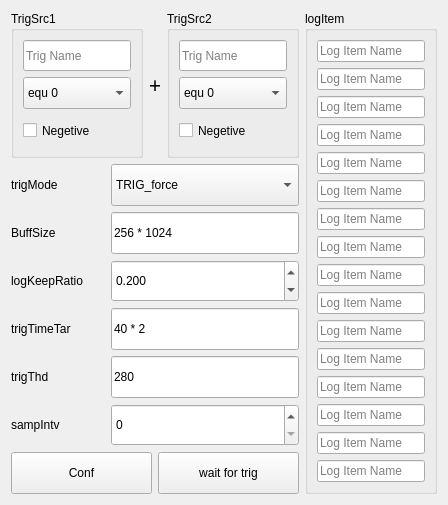
      <widget class="QWidget" name="tab_2">
       <attribute name="title">
        <string>trig</string>
       </attribute>
       <layout class="QHBoxLayout" name="horizontalLayout_18">
        <item>
         <layout class="QVBoxLayout" name="verticalLayout_13" stretch="7,2,2,2,2,2,2,2">
          <item>
           <layout class="QHBoxLayout" name="horizontalLayout_10">
            <item>
             <widget class="QGroupBox" name="groupBox_10">
              <property name="title">
               <string>TrigSrc1</string>
              </property>
              <layout class="QVBoxLayout" name="verticalLayout">
               <item>
                <widget class="QLineEdit" name="lineEdit_S">
                 <property name="sizePolicy">
                  <sizepolicy hsizetype="Expanding" vsizetype="Preferred">
                   <horstretch>0</horstretch>
                   <verstretch>0</verstretch>
                  </sizepolicy>
                 </property>
                 <property name="placeholderText">
                  <string>Trig Name</string>
                 </property>
                </widget>
               </item>
               <item>
                <widget class="QComboBox" name="comboBox">
                 <property name="sizePolicy">
                  <sizepolicy hsizetype="Preferred" vsizetype="Preferred">
                   <horstretch>0</horstretch>
                   <verstretch>0</verstretch>
                  </sizepolicy>
                 </property>
                 <property name="currentIndex">
                  <number>5</number>
                 </property>
                 <item>
                  <property name="text">
                   <string>int16</string>
                  </property>
                 </item>
                 <item>
                  <property name="text">
                   <string>uint16</string>
                  </property>
                 </item>
                 <item>
                  <property name="text">
                   <string>int32</string>
                  </property>
                 </item>
                 <item>
                  <property name="text">
                   <string>uint32</string>
                  </property>
                 </item>
                 <item>
                  <property name="text">
                   <string>float</string>
                  </property>
                 </item>
                 <item>
                  <property name="text">
                   <string>equ 0</string>
                  </property>
                 </item>
                </widget>
               </item>
               <item>
                <widget class="QCheckBox" name="checkBox">
                 <property name="sizePolicy">
                  <sizepolicy hsizetype="Minimum" vsizetype="Preferred">
                   <horstretch>0</horstretch>
                   <verstretch>0</verstretch>
                  </sizepolicy>
                 </property>
                 <property name="text">
                  <string>Negetive</string>
                 </property>
                </widget>
               </item>
              </layout>
             </widget>
            </item>
            <item>
             <widget class="QLabel" name="label">
              <property name="font">
               <font>
                <family>Adobe Heiti Std</family>
                <pointsize>16</pointsize>
               </font>
              </property>
              <property name="text">
               <string>+</string>
              </property>
             </widget>
            </item>
            <item>
             <widget class="QGroupBox" name="groupBox_11">
              <property name="title">
               <string>TrigSrc2</string>
              </property>
              <layout class="QVBoxLayout" name="verticalLayout_11">
               <item>
                <widget class="QLineEdit" name="lineEdit_S_2">
                 <property name="sizePolicy">
                  <sizepolicy hsizetype="Expanding" vsizetype="Preferred">
                   <horstretch>0</horstretch>
                   <verstretch>0</verstretch>
                  </sizepolicy>
                 </property>
                 <property name="placeholderText">
                  <string>Trig Name</string>
                 </property>
                </widget>
               </item>
               <item>
                <widget class="QComboBox" name="comboBox_2">
                 <property name="sizePolicy">
                  <sizepolicy hsizetype="Preferred" vsizetype="Preferred">
                   <horstretch>0</horstretch>
                   <verstretch>0</verstretch>
                  </sizepolicy>
                 </property>
                 <property name="currentIndex">
                  <number>5</number>
                 </property>
                 <item>
                  <property name="text">
                   <string>int16</string>
                  </property>
                 </item>
                 <item>
                  <property name="text">
                   <string>uint16</string>
                  </property>
                 </item>
                 <item>
                  <property name="text">
                   <string>int32</string>
                  </property>
                 </item>
                 <item>
                  <property name="text">
                   <string>uint32</string>
                  </property>
                 </item>
                 <item>
                  <property name="text">
                   <string>float</string>
                  </property>
                 </item>
                 <item>
                  <property name="text">
                   <string>equ 0</string>
                  </property>
                 </item>
                </widget>
               </item>
               <item>
                <widget class="QCheckBox" name="checkBox_2">
                 <property name="sizePolicy">
                  <sizepolicy hsizetype="Minimum" vsizetype="Preferred">
                   <horstretch>0</horstretch>
                   <verstretch>0</verstretch>
                  </sizepolicy>
                 </property>
                 <property name="text">
                  <string>Negetive</string>
                 </property>
                </widget>
               </item>
              </layout>
             </widget>
            </item>
           </layout>
          </item>
          <item>
           <layout class="QHBoxLayout" name="horizontalLayout_17" stretch="1,2">
            <item>
             <widget class="QLabel" name="label_7">
              <property name="text">
               <string>trigMode</string>
              </property>
             </widget>
            </item>
            <item>
             <widget class="QComboBox" name="comboBox_trigMode">
              <property name="sizePolicy">
               <sizepolicy hsizetype="Preferred" vsizetype="Preferred">
                <horstretch>0</horstretch>
                <verstretch>0</verstretch>
               </sizepolicy>
              </property>
              <item>
               <property name="text">
                <string>TRIG_force</string>
               </property>
              </item>
              <item>
               <property name="text">
                <string>TRIG_edge_up</string>
               </property>
              </item>
              <item>
               <property name="text">
                <string>TRIG_edge_down</string>
               </property>
              </item>
              <item>
               <property name="text">
                <string>TRIG_edge_both</string>
               </property>
              </item>
              <item>
               <property name="text">
                <string>TRIG_pulse_highLong</string>
               </property>
              </item>
              <item>
               <property name="text">
                <string>TRIG_pulse_highShort</string>
               </property>
              </item>
              <item>
               <property name="text">
                <string>TRIG_pulse_lowLong</string>
               </property>
              </item>
              <item>
               <property name="text">
                <string>TRIG_pulse_lowShort</string>
               </property>
              </item>
             </widget>
            </item>
           </layout>
          </item>
          <item>
           <layout class="QHBoxLayout" name="horizontalLayout_11" stretch="1,2">
            <item>
             <widget class="QLabel" name="label_2">
              <property name="text">
               <string>BuffSize</string>
              </property>
             </widget>
            </item>
            <item>
             <widget class="QLineEdit" name="lineEdit_buffSize">
              <property name="sizePolicy">
               <sizepolicy hsizetype="Expanding" vsizetype="Preferred">
                <horstretch>0</horstretch>
                <verstretch>0</verstretch>
               </sizepolicy>
              </property>
              <property name="text">
               <string>256 * 1024</string>
              </property>
             </widget>
            </item>
           </layout>
          </item>
          <item>
           <layout class="QHBoxLayout" name="horizontalLayout_12" stretch="1,2">
            <item>
             <widget class="QLabel" name="label_3">
              <property name="text">
               <string>logKeepRatio</string>
              </property>
             </widget>
            </item>
            <item>
             <widget class="QDoubleSpinBox" name="doubleSpinBox">
              <property name="sizePolicy">
               <sizepolicy hsizetype="Minimum" vsizetype="Preferred">
                <horstretch>0</horstretch>
                <verstretch>0</verstretch>
               </sizepolicy>
              </property>
              <property name="decimals">
               <number>3</number>
              </property>
              <property name="maximum">
               <double>1.000000000000000</double>
              </property>
              <property name="singleStep">
               <double>0.100000000000000</double>
              </property>
              <property name="value">
               <double>0.200000000000000</double>
              </property>
             </widget>
            </item>
           </layout>
          </item>
          <item>
           <layout class="QHBoxLayout" name="horizontalLayout_13" stretch="1,2">
            <item>
             <widget class="QLabel" name="label_4">
              <property name="text">
               <string>trigTimeTar</string>
              </property>
             </widget>
            </item>
            <item>
             <widget class="QLineEdit" name="lineEdit_trigtime">
              <property name="sizePolicy">
               <sizepolicy hsizetype="Expanding" vsizetype="Preferred">
                <horstretch>0</horstretch>
                <verstretch>0</verstretch>
               </sizepolicy>
              </property>
              <property name="text">
               <string>40 * 2</string>
              </property>
             </widget>
            </item>
           </layout>
          </item>
          <item>
           <layout class="QHBoxLayout" name="horizontalLayout_14" stretch="1,2">
            <item>
             <widget class="QLabel" name="label_5">
              <property name="text">
               <string>trigThd</string>
              </property>
             </widget>
            </item>
            <item>
             <widget class="QLineEdit" name="lineEdit_trigThd">
              <property name="sizePolicy">
               <sizepolicy hsizetype="Expanding" vsizetype="Preferred">
                <horstretch>0</horstretch>
                <verstretch>0</verstretch>
               </sizepolicy>
              </property>
              <property name="text">
               <string>280</string>
              </property>
             </widget>
            </item>
           </layout>
          </item>
          <item>
           <layout class="QHBoxLayout" name="horizontalLayout_15" stretch="1,2">
            <item>
             <widget class="QLabel" name="label_6">
              <property name="text">
               <string>sampIntv</string>
              </property>
             </widget>
            </item>
            <item>
             <widget class="QSpinBox" name="spinBox">
              <property name="sizePolicy">
               <sizepolicy hsizetype="Minimum" vsizetype="Preferred">
                <horstretch>0</horstretch>
                <verstretch>0</verstretch>
               </sizepolicy>
              </property>
              <property name="maximum">
               <number>9999</number>
              </property>
             </widget>
            </item>
           </layout>
          </item>
          <item>
           <layout class="QHBoxLayout" name="horizontalLayout_16">
            <item>
             <widget class="QPushButton" name="pushButton_trigCfg">
              <property name="sizePolicy">
               <sizepolicy hsizetype="Minimum" vsizetype="Preferred">
                <horstretch>0</horstretch>
                <verstretch>0</verstretch>
               </sizepolicy>
              </property>
              <property name="text">
               <string>Conf</string>
              </property>
             </widget>
            </item>
            <item>
             <widget class="QPushButton" name="pushButton_np">
              <property name="sizePolicy">
               <sizepolicy hsizetype="Minimum" vsizetype="Preferred">
                <horstretch>0</horstretch>
                <verstretch>0</verstretch>
               </sizepolicy>
              </property>
              <property name="text">
               <string>wait for trig</string>
              </property>
             </widget>
            </item>
           </layout>
          </item>
         </layout>
        </item>
        <item>
         <widget class="QGroupBox" name="groupBox_12">
          <property name="title">
           <string>logItem</string>
          </property>
          <layout class="QVBoxLayout" name="verticalLayout_12">
           <item>
            <widget class="QLineEdit" name="lineEdit_L">
             <property name="sizePolicy">
              <sizepolicy hsizetype="Expanding" vsizetype="Preferred">
               <horstretch>0</horstretch>
               <verstretch>0</verstretch>
              </sizepolicy>
             </property>
             <property name="placeholderText">
              <string>Log Item Name</string>
             </property>
            </widget>
           </item>
           <item>
            <widget class="QLineEdit" name="lineEdit_L_2">
             <property name="sizePolicy">
              <sizepolicy hsizetype="Expanding" vsizetype="Preferred">
               <horstretch>0</horstretch>
               <verstretch>0</verstretch>
              </sizepolicy>
             </property>
             <property name="placeholderText">
              <string>Log Item Name</string>
             </property>
            </widget>
           </item>
           <item>
            <widget class="QLineEdit" name="lineEdit_L_3">
             <property name="sizePolicy">
              <sizepolicy hsizetype="Expanding" vsizetype="Preferred">
               <horstretch>0</horstretch>
               <verstretch>0</verstretch>
              </sizepolicy>
             </property>
             <property name="placeholderText">
              <string>Log Item Name</string>
             </property>
            </widget>
           </item>
           <item>
            <widget class="QLineEdit" name="lineEdit_L_4">
             <property name="sizePolicy">
              <sizepolicy hsizetype="Expanding" vsizetype="Preferred">
               <horstretch>0</horstretch>
               <verstretch>0</verstretch>
              </sizepolicy>
             </property>
             <property name="placeholderText">
              <string>Log Item Name</string>
             </property>
            </widget>
           </item>
           <item>
            <widget class="QLineEdit" name="lineEdit_L_5">
             <property name="sizePolicy">
              <sizepolicy hsizetype="Expanding" vsizetype="Preferred">
               <horstretch>0</horstretch>
               <verstretch>0</verstretch>
              </sizepolicy>
             </property>
             <property name="placeholderText">
              <string>Log Item Name</string>
             </property>
            </widget>
           </item>
           <item>
            <widget class="QLineEdit" name="lineEdit_L_6">
             <property name="sizePolicy">
              <sizepolicy hsizetype="Expanding" vsizetype="Preferred">
               <horstretch>0</horstretch>
               <verstretch>0</verstretch>
              </sizepolicy>
             </property>
             <property name="placeholderText">
              <string>Log Item Name</string>
             </property>
            </widget>
           </item>
           <item>
            <widget class="QLineEdit" name="lineEdit_L_7">
             <property name="sizePolicy">
              <sizepolicy hsizetype="Expanding" vsizetype="Preferred">
               <horstretch>0</horstretch>
               <verstretch>0</verstretch>
              </sizepolicy>
             </property>
             <property name="placeholderText">
              <string>Log Item Name</string>
             </property>
            </widget>
           </item>
           <item>
            <widget class="QLineEdit" name="lineEdit_L_8">
             <property name="sizePolicy">
              <sizepolicy hsizetype="Expanding" vsizetype="Preferred">
               <horstretch>0</horstretch>
               <verstretch>0</verstretch>
              </sizepolicy>
             </property>
             <property name="placeholderText">
              <string>Log Item Name</string>
             </property>
            </widget>
           </item>
           <item>
            <widget class="QLineEdit" name="lineEdit_L_9">
             <property name="sizePolicy">
              <sizepolicy hsizetype="Expanding" vsizetype="Preferred">
               <horstretch>0</horstretch>
               <verstretch>0</verstretch>
              </sizepolicy>
             </property>
             <property name="placeholderText">
              <string>Log Item Name</string>
             </property>
            </widget>
           </item>
           <item>
            <widget class="QLineEdit" name="lineEdit_L_10">
             <property name="sizePolicy">
              <sizepolicy hsizetype="Expanding" vsizetype="Preferred">
               <horstretch>0</horstretch>
               <verstretch>0</verstretch>
              </sizepolicy>
             </property>
             <property name="placeholderText">
              <string>Log Item Name</string>
             </property>
            </widget>
           </item>
           <item>
            <widget class="QLineEdit" name="lineEdit_L_11">
             <property name="sizePolicy">
              <sizepolicy hsizetype="Expanding" vsizetype="Preferred">
               <horstretch>0</horstretch>
               <verstretch>0</verstretch>
              </sizepolicy>
             </property>
             <property name="placeholderText">
              <string>Log Item Name</string>
             </property>
            </widget>
           </item>
           <item>
            <widget class="QLineEdit" name="lineEdit_L_12">
             <property name="sizePolicy">
              <sizepolicy hsizetype="Expanding" vsizetype="Preferred">
               <horstretch>0</horstretch>
               <verstretch>0</verstretch>
              </sizepolicy>
             </property>
             <property name="placeholderText">
              <string>Log Item Name</string>
             </property>
            </widget>
           </item>
           <item>
            <widget class="QLineEdit" name="lineEdit_L_13">
             <property name="sizePolicy">
              <sizepolicy hsizetype="Expanding" vsizetype="Preferred">
               <horstretch>0</horstretch>
               <verstretch>0</verstretch>
              </sizepolicy>
             </property>
             <property name="placeholderText">
              <string>Log Item Name</string>
             </property>
            </widget>
           </item>
           <item>
            <widget class="QLineEdit" name="lineEdit_L_14">
             <property name="sizePolicy">
              <sizepolicy hsizetype="Expanding" vsizetype="Preferred">
               <horstretch>0</horstretch>
               <verstretch>0</verstretch>
              </sizepolicy>
             </property>
             <property name="placeholderText">
              <string>Log Item Name</string>
             </property>
            </widget>
           </item>
           <item>
            <widget class="QLineEdit" name="lineEdit_L_15">
             <property name="sizePolicy">
              <sizepolicy hsizetype="Expanding" vsizetype="Preferred">
               <horstretch>0</horstretch>
               <verstretch>0</verstretch>
              </sizepolicy>
             </property>
             <property name="placeholderText">
              <string>Log Item Name</string>
             </property>
            </widget>
           </item>
           <item>
            <widget class="QLineEdit" name="lineEdit_L_16">
             <property name="sizePolicy">
              <sizepolicy hsizetype="Expanding" vsizetype="Preferred">
               <horstretch>0</horstretch>
               <verstretch>0</verstretch>
              </sizepolicy>
             </property>
             <property name="placeholderText">
              <string>Log Item Name</string>
             </property>
            </widget>
           </item>
          </layout>
         </widget>
        </item>
       </layout>
      </widget>
